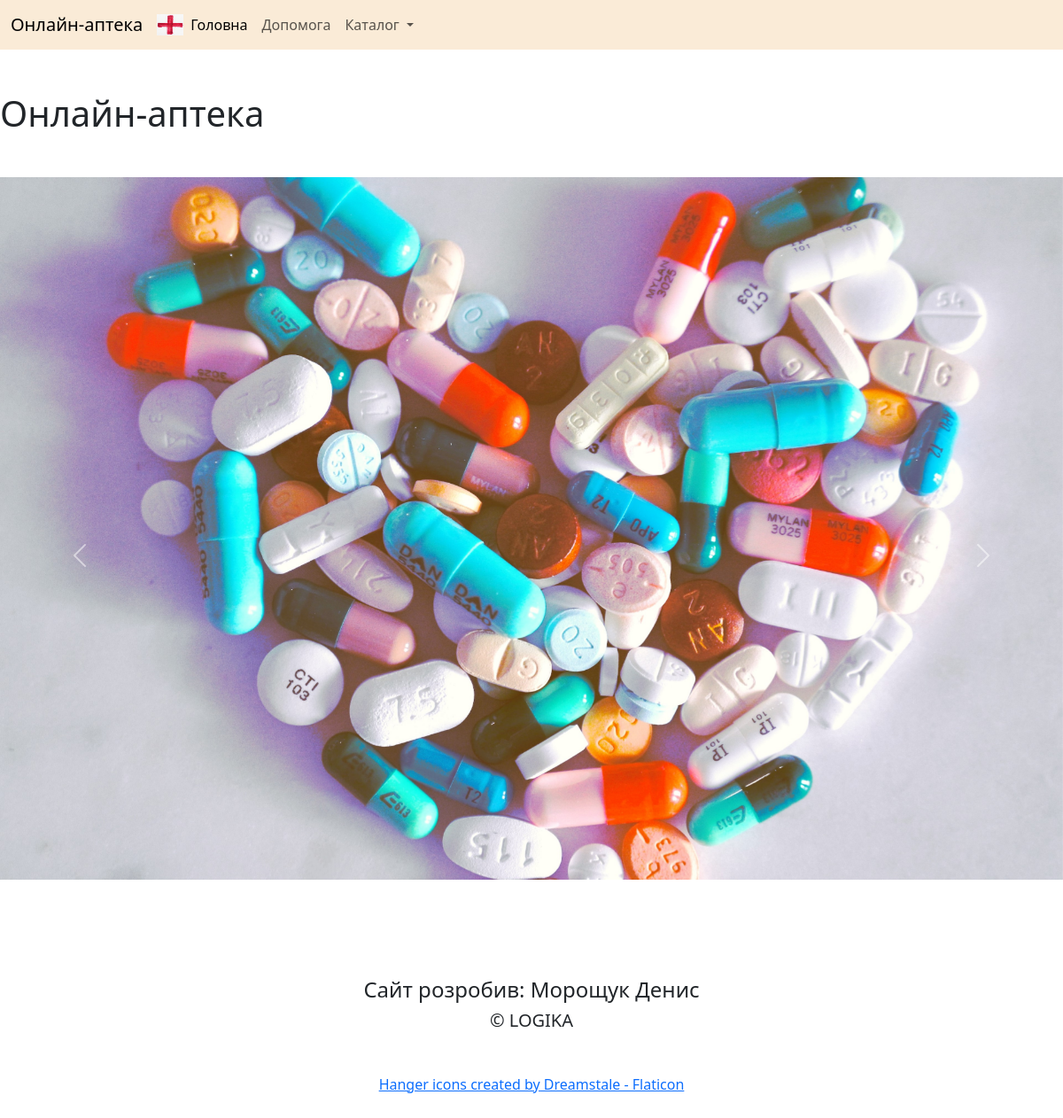
The app's page /, older data.
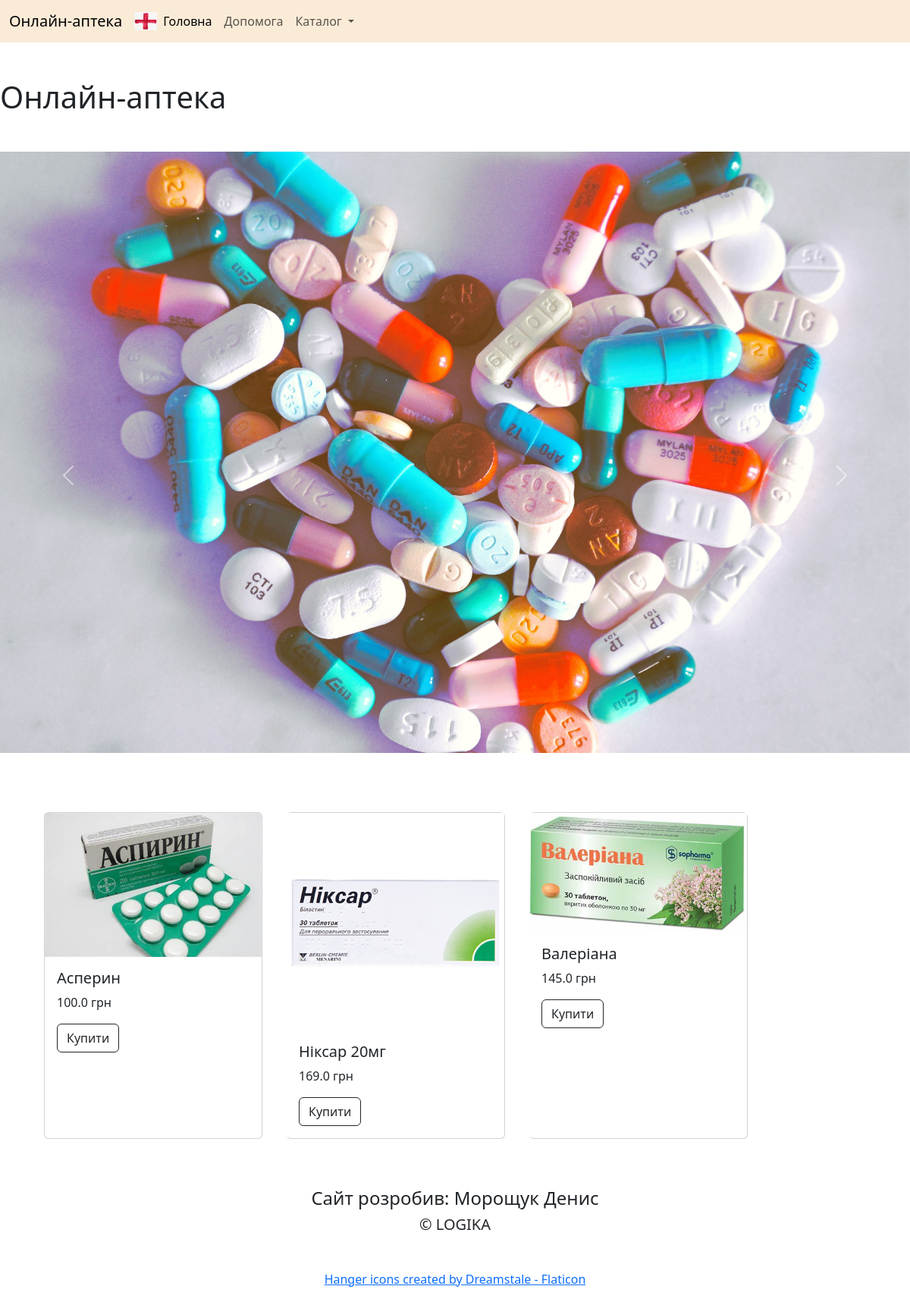
The same page, newer data.
### tables this page shows
CREATE TABLE "items" (
	"id"	INTEGER,
	"category_id"	INTEGER NOT NULL,
	"title"	TEXT NOT NULL,
	"description"	TEXT,
	"image"	TEXT,
	"price"	REAL NOT NULL,
	"amount"	INTEGER DEFAULT '0',
	PRIMARY KEY("id")
);

### app.py (the view)
@app.route("/")
def index():
    categories = db.get_categories()
    items = db.get_all_items()
    print(items)
    return render_template("index.html", items=items, categories=categories)

### sql_queries.py (called while the page is built)
    def open(self):
        self.conn =sqlite3.connect("apteka.db")
        self.cursor = self.conn.cursor()

    def close(self):
        self.cursor.close()
        self.conn.close()

    def get_all_items(self):
        self.open()
        self.cursor.execute("SELECT * FROM items")
        data = self.cursor.fetchall()
        self.close()
        return data

    def get_categories(self):
        self.open()
        self.cursor.execute("SELECT * FROM categories")
        data = self.cursor.fetchall()
        self.close()
        return data

### templates/index.html (shortened to what this page needs)
{% extends 'base.html' %}
{% block content %}
    <h1 class="my-5">Онлайн-аптека</h1>
      <div id="carouselExample" class="carousel slide">
           <div class="carousel-inner">
              <div class="carousel-item active">
                <img src="{{ url_for('static', filename='img/slide11.jpg') }}" class="d-block w-100" alt="...">
              </div>
            </div>
        <button class="carousel-control-prev" type="button" data-bs-target="#carouselExample" data-bs-slide="prev">
          <span class="carousel-control-prev-icon" aria-hidden="true"></span>
        </button>
        <button class="carousel-control-next" type="button" data-bs-target="#carouselExample" data-bs-slide="next">
          <span class="carousel-control-next-icon" aria-hidden="true"></span>
        </button>
      </div>
        <section class="container card-group">
             {% for item in items%}
            <div class="card m-3 rounded" style="width: 18rem; max-width: 18rem">
                <img src="{{ url_for('static', filename='img/'+ item[4]) }}" class="card-img-rounded" alt="...">
                <div class="card-body">
                  <h5 class="card-title">{{item[2]}}</h5>
                  <p class="card-text">{{item[5]}} грн</p>
                  <a href="{{ url_for('item', item_id=item[0]) }}" class="btn btn-outline-dark stretched-link">Купити</a>
                </div>
              </div>
              {% endfor %}
           </section>
{% endblock content%}

### templates/base.html (shortened to what this page needs)
<!doctype html>
<html lang="uk">
  <head>
    <link href="https://cdn.jsdelivr.net/npm/bootstrap@5.3.1/dist/css/bootstrap.min.css" rel="stylesheet">
  </head>
  <body>
       <header>
         {% include 'menu.html' %}
       </header>
       <main>
         {% block content %}
         {% endblock content %}
       </main>
       <footer class="conteiner text-center py-5">
        <h4>Сайт розробив: Морощук Денис</h4>
        <h5 class = "mb-5">&copy LOGIKA</h5>
        <a href="https://www.flaticon.com/free-icons/hanger" title="hanger icons">Hanger icons created by Dreamstale - Flaticon</a>
       </footer>
  </body>
</html>

### templates/menu.html (shortened to what this page needs)
<nav class="navbar navbar-expand-lg" style = background:antiquewhite>
  <div class="container-fluid">
    <a class="navbar-brand" href="#">Онлайн-аптека</a>
      <img src= "{{url_for('static', filename='img/pluse.jpg')}}"  alt="Logo" width="30" height="24" class="d-inline-block align-text-top">
    <div class="collapse navbar-collapse" id="navbarSupportedContent">
      <ul class="navbar-nav me-auto mb-2 mb-lg-0">
        <li class="nav-item">
          <a class="nav-link active" aria-current="page" href="{{ url_for('index') }}">Головна</a>
        </li>
        <li class="nav-item">
          <a class="nav-link" href="{{ url_for('index') }}">Допомога</a>
        </li>
        <li class="nav-item dropdown">
          <a class="nav-link dropdown-toggle" href="#" role="button" data-bs-toggle="dropdown" aria-expanded="false">
            Каталог
          </a>
    </div>
  </div>
</nav>

Row changes from the older to the newer data that the page shows:
added items: image (picture), title "Асперин", price "100.0"
added items: image (picture), title "Ніксар 20мг", price "169.0"
added items: image (picture), title "Валеріана", price "145.0"
